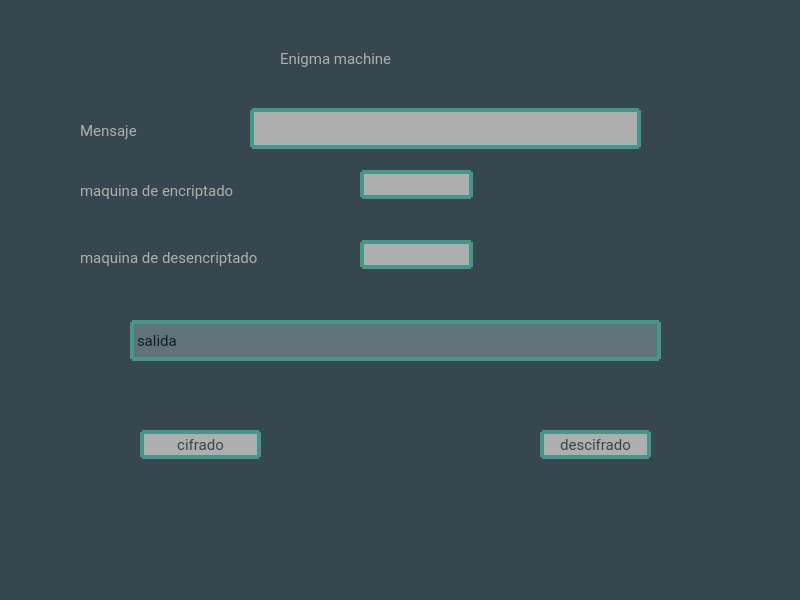
<?xml version="1.0" encoding="UTF-8"?>
<ui version="4.0">
 <class>MainWindow</class>
 <widget class="QMainWindow" name="MainWindow">
  <property name="geometry">
   <rect>
    <x>0</x>
    <y>0</y>
    <width>800</width>
    <height>600</height>
   </rect>
  </property>
  <property name="windowTitle">
   <string>MainWindow</string>
  </property>
  <property name="styleSheet">
   <string notr="true">*{
	background-color: #37474f;
	font-size:  15px;
	font-family: Roboto;
	
}

QPushButton{
	background-color: #aeaeae;
  	color:  #37474f;
  	border: 4px solid  #439889;
	border-radius: 2px;
}
QPushButton:hover{
	background-color:    #439889;
 	color: white;
}


QLineEdit{
	border: 4px solid  #439889;
	border-radius: 2px;
	background-color: #aeaeae;
	color:  #37474f;
}

QLabel{
	color : #aeaeae;
}
QLabel#Salida{
	border: 4px solid  #439889;
	border-radius: 2px;
	background-color: #62727b;
	color :#102027
}</string>
  </property>
  <widget class="QWidget" name="centralwidget">
   <widget class="QLabel" name="label">
    <property name="geometry">
     <rect>
      <x>80</x>
      <y>110</y>
      <width>141</width>
      <height>41</height>
     </rect>
    </property>
    <property name="text">
     <string>Mensaje</string>
    </property>
   </widget>
   <widget class="QLineEdit" name="Mensaje">
    <property name="geometry">
     <rect>
      <x>250</x>
      <y>108</y>
      <width>391</width>
      <height>41</height>
     </rect>
    </property>
    <property name="text">
     <string/>
    </property>
   </widget>
   <widget class="QLabel" name="Salida">
    <property name="geometry">
     <rect>
      <x>130</x>
      <y>320</y>
      <width>531</width>
      <height>41</height>
     </rect>
    </property>
    <property name="text">
     <string>salida</string>
    </property>
   </widget>
   <widget class="QPushButton" name="Cifrado">
    <property name="geometry">
     <rect>
      <x>140</x>
      <y>430</y>
      <width>121</width>
      <height>29</height>
     </rect>
    </property>
    <property name="text">
     <string>cifrado</string>
    </property>
   </widget>
   <widget class="QPushButton" name="Descifrado">
    <property name="geometry">
     <rect>
      <x>540</x>
      <y>430</y>
      <width>111</width>
      <height>29</height>
     </rect>
    </property>
    <property name="text">
     <string>descifrado</string>
    </property>
   </widget>
   <widget class="QLineEdit" name="enigma1">
    <property name="geometry">
     <rect>
      <x>360</x>
      <y>170</y>
      <width>113</width>
      <height>29</height>
     </rect>
    </property>
   </widget>
   <widget class="QLineEdit" name="enigma2">
    <property name="geometry">
     <rect>
      <x>360</x>
      <y>240</y>
      <width>113</width>
      <height>29</height>
     </rect>
    </property>
   </widget>
   <widget class="QLabel" name="label_3">
    <property name="geometry">
     <rect>
      <x>80</x>
      <y>180</y>
      <width>221</width>
      <height>21</height>
     </rect>
    </property>
    <property name="text">
     <string>maquina de encriptado</string>
    </property>
   </widget>
   <widget class="QLabel" name="label_4">
    <property name="geometry">
     <rect>
      <x>80</x>
      <y>250</y>
      <width>211</width>
      <height>16</height>
     </rect>
    </property>
    <property name="text">
     <string>maquina de desencriptado</string>
    </property>
   </widget>
   <widget class="QLabel" name="label_5">
    <property name="geometry">
     <rect>
      <x>280</x>
      <y>50</y>
      <width>211</width>
      <height>17</height>
     </rect>
    </property>
    <property name="text">
     <string>Enigma machine</string>
    </property>
   </widget>
  </widget>
  <widget class="QMenuBar" name="menubar">
   <property name="geometry">
    <rect>
     <x>0</x>
     <y>0</y>
     <width>800</width>
     <height>24</height>
    </rect>
   </property>
  </widget>
  <widget class="QStatusBar" name="statusbar"/>
 </widget>
 <resources/>
 <connections/>
</ui>
